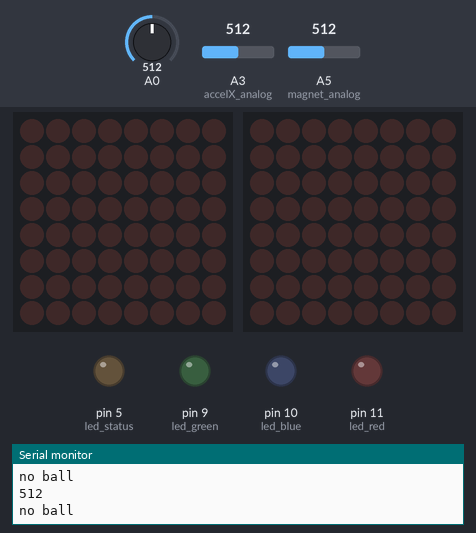
Bench run of a sketch on a simulated Arduino Uno, built with avr-gcc and run on an emulated ATmega328P. Shown: 2 × 8×8 LED matrix, output pins drawn as LEDs (lit = HIGH), the last lines printed to the serial monitor. Dashed ring = blinking. The test bench sets the inputs (shaded band); at power-on: A5 (magnet_analog) = 512, A0 = 512, A3 (accelX_analog) = 512.

Above: at 1.2 s.
1.3 s: A5 (magnet_analog) set to 22
2.9 s: A5 (magnet_analog) set to 17
At 3.26 s:
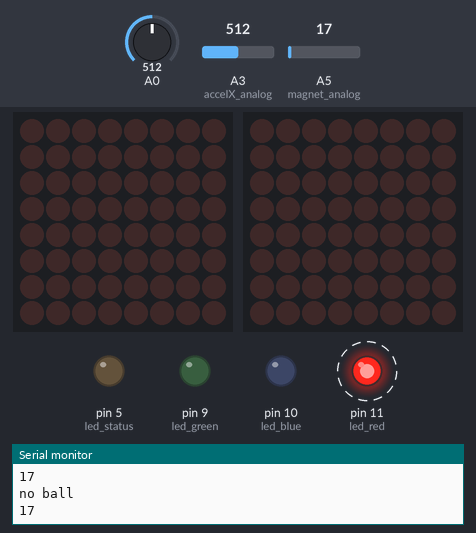
At 3.66 s:
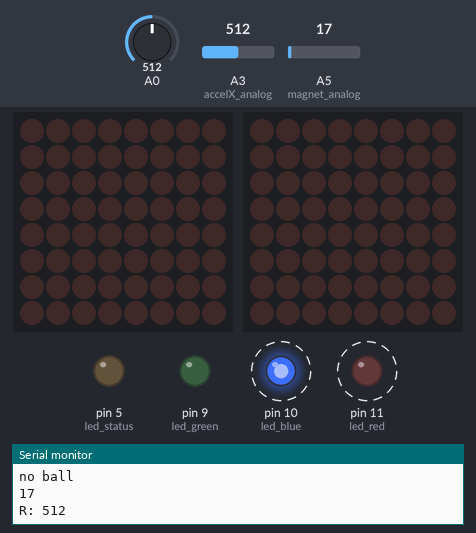
Timing chart, 0 to 14.4 s (numbered marks = the images above; inputs shaded):
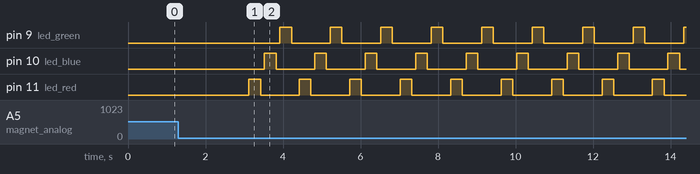

The sketch:

_2802.ino
```cpp
#include <Wire.h>
#include "math.h"
#include <StandardCplusplus.h>
#include <vector>
#include <string>
#include <iterator>
#include "Adafruit_LEDBackpack.h"
#include "Adafruit_GFX.h"
using namespace std;

/* -----------------------------------
  Variables for LED Matrix and displaying
*/
Adafruit_8x8matrix matrixLeft= Adafruit_8x8matrix();
Adafruit_8x8matrix matrixRight = Adafruit_8x8matrix();
const  byte matrixWidth = 8;
//char-Array needed, cause byte-array isn't accepted by the method readBytesUntil()
char drawingPixels [] = {
    0, 0, 0, 0, 0, 0, 0, 0,
    0, 0, 0, 0, 0, 0, 0, 0,
    0, 0, 0, 0, 0, 0, 0, 0,
    0, 0, 0, 0, 0, 0, 0, 0,
    0, 0, 0, 0, 0, 0, 0, 0,
    0, 0, 0, 0, 0, 0, 0, 0,
    0, 0, 0, 0, 0, 0, 0, 0,
    0, 0, 0, 0, 0, 0, 0, 0,
  };
const  byte numOfIncomingBytes = 64;
//x and y-indices for the loops in writeBitmap()
byte yIndex, xIndex;
//x-Position for the horizontal run of text and image (used in writeBitmap AND writeText)
int8_t xPos;
char character;
String textMessage = "Test";

/* -----------------------------------
  Variables for Color Detection
*/
const int led_red = 11;
const int led_blue = 10;
const int led_green= 9;
const int led_status = 5;
const int treshold_color = 20;
int intens_red, intens_blue, intens_green, val_lightSensor;

/* -----------------------------------
  Variables for Magnet Detection
*/
const int accelX_analog = 3;
const int accelY_analog = 2;
const int accelZ_analog = 4;
const int accel_treshold = 70;
const int magnet_analog = 5;
const int magnet_digital = 8;
const int magnet_values = 5;
int magnetValue;
int accelValue = 0;
int accelValue_old = 0;
const int treshold_magnet = 20;
vector<int> intens_magnet;
int vecSize;
boolean showStatusLed = false;
/* -----------------------------------
  Common Variables
*/
boolean colorFound = false;


void setup(){
  Serial.begin(9600);

  //setTimeout to prevent problems with sending/receiving data. Sets a maximum time for communication over serial.
  Serial.setTimeout(1000);

  initializeIO();
  initializeMatrix();
}

//Initialize the leds for color detection and the magnet sensor
void initializeIO(){
  pinMode(led_red, OUTPUT);
  pinMode(led_blue, OUTPUT);
  pinMode(led_green, OUTPUT);
  pinMode(led_status, OUTPUT);
  pinMode(magnet_digital, INPUT);
}

void initializeMatrix(){
  //Assigning the different adresses to the 8x8 matrices
  matrixLeft.begin(0x70);
  matrixRight.begin(0x71);

  //Set TextWrap so that the text won't be wiped out too early
  matrixLeft.setTextWrap(false);
  matrixRight.setTextWrap(false);

  //Rotate the orientation of the matrix so that the text runs from the right to the left
  matrixLeft.setRotation(2);
  matrixRight.setRotation(2);
}

//loop-Method is called over and over again (standard method)
void loop(){
  delay(100);
  //check if magnet is detected. If not do nothing.
  if(isMagnetDetected()){
    //check if the correct color is detected
    if(colorFound){
      catchMagnetValues();
      signalBallFound(true);
      checkSerial();
      catchMagnetValues();
      notifyProcessing(true);
      computeOutput();
      catchMagnetValues();
    }else {
      //check the color and set variable color found
      catchMagnetValues();
      blinkLamps();
      catchMagnetValues();
      computeIntensity();
    }
  }else{
    signalBallFound(false);
    notifyProcessing(false);
  }
  checkAccelaration();
}

//check if the magnetsensor is detecting a magnet
boolean isMagnetDetected(){
  magnetValue = analogRead(magnet_analog);
  Serial.println(magnetValue);
  manageMagnetValues(magnetValue);
  magnetValue = getAvgMagnetValue();
  // Serial.print("Magnet Avg. Value: ");
  // Serial.println(magnetValue);
  if(magnetValue < treshold_magnet){
    return true;
  }
  setColorFoundStatus(false);
  return false;
}

//Save a specific number of values to a vector
void manageMagnetValues(int value){
  intens_magnet.insert(intens_magnet.begin(), value);
  if(intens_magnet.size() > magnet_values){
    intens_magnet.pop_back();
  }
}

void catchMagnetValues(){
  manageMagnetValues(analogRead(magnet_analog));
}

//Compute the average value for the intensity of the magnet sensor
int getAvgMagnetValue(){
  float value = 0.0;
  vecSize = intens_magnet.size();
  for(int i = 0; i < vecSize; i++){
    value += intens_magnet.at(i);
  }
  value = value / vecSize;
  value = roundValue(value);
  return int(value);
}

float roundValue(float value){
  return value<0 ? value - 0.5: value + 0.5;
}

void signalBallFound(boolean isFound){
  if(isFound){
    turnOnLight(led_status);
  }else{
    turnOffLight(led_status);
  }
}

void signalComputingBall(){
  if(showStatusLed){
    turnOnLight(led_status);
    showStatusLed = false;
  }else{
    turnOffLight(led_status);
    showStatusLed = true;
  }
}

//check if there's incoming data (a message) and save the image and text
//There's always sent the image first and then the text
void checkSerial(){

  if(Serial.available() > 0)
  {
    //read the incoming bytes and save it to the char array for the image.
    //when a maximum number of bytes (the size of the image-array) is reached, the method stops
    Serial.readBytesUntil('~', drawingPixels, numOfIncomingBytes);

    //the following chars get concatenated and saved to the string for the text
    character = '\0';
    textMessage = "";
    delay(100);
    while(Serial.available() > 0) {
      character = Serial.read();
      if(character != '~')
      {
        textMessage.concat(character);
      }
     }
  }
}

void checkAccelaration(){
  // Serial.print("X: ");
  // Serial.println(analogRead(accelX_analog));
  accelValue_old = analogRead(accelX_analog);
  if(accelValue == 0){
    accelValue = accelValue_old;
    return;
  }
  if((accelValue_old - accelValue) > accel_treshold){
    Serial.println("sound");
  }
  accelValue = accelValue_old;
}


void notifyProcessing(boolean ballFound){
  if(ballFound){
    Serial.println("found");
  }else{
    Serial.println("no ball");
  }
}

void computeOutput(){
  writeText();
  writeBitmap();
}

//Set the pixels of bitmap on the matrix
void writeBitmap(){

  //for-loop #1: Iterates the horizontal Position of the whole Bitmap. At beginning at the right outer of the two Matrices.
  for(xPos = 7; xPos >= -36; xPos--){
    //clear all pixels
    matrixLeft.clear();
    matrixRight.clear();

    //for-loop #2: yIndex of the char-Array "drawingPixels"
    for(yIndex = 0; yIndex < matrixWidth; yIndex++)
    {
        //for-loop #3: xIndex of the char-Array "drawingPixels"
        for(xIndex = 0; xIndex < matrixWidth; xIndex++)
        {
          if(drawingPixels[yIndex * matrixWidth + xIndex] == 1)
          {
              //drawPixel() sets if a led shall be displayed or not
              matrixLeft.drawPixel(xIndex + xPos + matrixWidth, yIndex, LED_ON);
              matrixRight.drawPixel(xIndex + xPos, yIndex, LED_ON);
          }
       }
    }
    //When all required pixels are set, then the calculated matrix can be displayed
    matrixLeft.writeDisplay();
    matrixRight.writeDisplay();
    delay(100);
  }
}

//Write the current Text to the 2 Matrix-Displays
void writeText(){
  if(textMessage.length() > 1){

    //Rotate the orientation of the matrix so that the text runs from the right to the left
    matrixLeft.setRotation(2);
    matrixRight.setRotation(2);

    int numOfPoints = (textMessage.length() * matrixWidth) + matrixWidth;

    //Iterates the horizontal Position of the whole Text. At beginning at the right outer of the two Matrices.
    for (xPos = 7; xPos >= -numOfPoints; xPos--)
    {

      //clear all pixels
      matrixLeft.clear();
      matrixRight.clear();

      //set the position of text
      matrixLeft.setCursor(xPos+matrixWidth,0);
      matrixRight.setCursor(xPos+0,0);

      //set the text that shall be displayed
      matrixLeft.print(textMessage);
      matrixRight.print(textMessage);

      //When all required points are set, then the calculated matrix can be displayed
      matrixLeft.writeDisplay();
      matrixRight.writeDisplay();
      delay(100);
    }
  }else{
    // matrixLeft.clear();
    // matrixRight.clear();
  }
}

//Turn the red, blue and green led one after another on/off and check the intensity of each color
void blinkLamps(){
  turnOnLight(led_red);
  delay(200);
  checkLightSensor(led_red);
  delay(100);
  turnOffLight(led_red);
  delay(100);
  turnOnLight(led_blue);
  delay(200);
  checkLightSensor(led_blue);
  delay(100);
  turnOffLight(led_blue);
  delay(100);
  turnOnLight(led_green);
  delay(200);
  checkLightSensor(led_green);
  delay(100);
  turnOffLight(led_green);
  delay(100);
}

//Just turn on a specific led
void turnOnLight(int which){
  digitalWrite(which, HIGH);
}

//Just turn off a specific led
void turnOffLight(int which){
  digitalWrite(which, LOW);
}

//check the value of the light sensor
void checkLightSensor(int which){
  val_lightSensor = analogRead(0);
  switch(which){
    case led_red:
      intens_red = val_lightSensor;
      Serial.print("R: ");
      break;
    case led_blue:
      intens_blue = val_lightSensor;
      Serial.print("B: ");
      break;
    case led_green:
      intens_green = val_lightSensor;
      Serial.print("G: ");
      break;
  }
  Serial.println(val_lightSensor);
}

//Scale intensity values
void computeIntensity(){
    scale();
    defineColor();
}

//Scale the intensity values of the light sensor
void scale(){
    // Serial.println("Scaled Values");
    intens_red = map(intens_red, 0, 1023, 255 , 0);
    // Serial.println(intens_red);
    intens_green = map(intens_green, 0, 1023, 255, 0);
    // Serial.println(intens_green);
    intens_blue = map(intens_blue, 0, 1023, 255, 0);
    // Serial.println(intens_blue);
}

//Check if the intensity of red is the highest, involving a treshold, saving the status of colorFound
void defineColor(){
    if(intens_red > intens_green && intens_red > intens_blue){
      int r_g_diff = intens_red - intens_green;
      int r_b_diff = intens_red - intens_blue;
      if(r_g_diff > treshold_color && r_b_diff > treshold_color){
        setColorFoundStatus(true);
        Serial.println("found");
        return;
      }
    }
    setColorFoundStatus(false);
    Serial.println("no ball");
}

//set the status of color found
void setColorFoundStatus(boolean ballStatus){
  colorFound = ballStatus;
}
```

Measured:
- the behaviour switches between 20 and 19 on A5 (magnet_analog) (found by bisection; images 0 and 1)
- after the input at 2.9 s, pin 9 (led_green): alternates HIGH for 0.30 s and LOW for 1.0 s, starting after 1.0 s; pin 10 (led_blue): alternates HIGH for 0.30 s and LOW for 1.0 s, starting after 0.62 s; pin 11 (led_red): alternates HIGH for 0.30 s and LOW for 1.0 s, starting after 0.22 s
